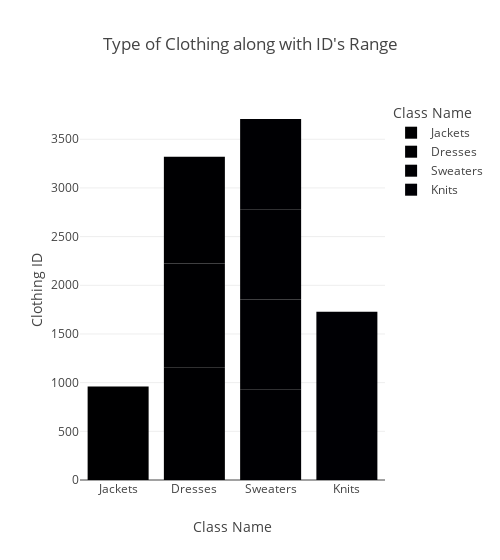

The notebook cell saved with this chart:
### Code cell
px.bar(tp_list,x='Class Name',y='Clothing ID',
       title="Type of Clothing along with ID's Range",
       hover_data=['Class Name', 'Clothing ID'],
       width=500,
       color='Class Name')

### Figure 1 — Plotly figure (JSON) as saved in the notebook; plotly's stock layout.template omitted (floating-point values rounded to 4 significant figures)
{"data": [{"alignmentgroup": "True", "hovertemplate": "Class Name=%{x}<br>Clothing ID=%{y}<extra></extra>", "legendgroup": "Jackets", "marker": {"color": "#000001", "pattern": {"shape": ""}}, "name": "Jackets", "offsetgroup": "Jackets", "orientation": "v", "showlegend": true, "textposition": "auto", "type": "bar", "x": ["Jackets"], "xaxis": "x", "y": [960], "yaxis": "y"}, {"alignmentgroup": "True", "hovertemplate": "Class Name=%{x}<br>Clothing ID=%{y}<extra></extra>", "legendgroup": "Dresses", "marker": {"color": "#000002", "pattern": {"shape": ""}}, "name": "Dresses", "offsetgroup": "Dresses", "orientation": "v", "showlegend": true, "textposition": "auto", "type": "bar", "x": ["Dresses", "Dresses", "Dresses"], "xaxis": "x", "y": [1153, 1072, 1094], "yaxis": "y"}, {"alignmentgroup": "True", "hovertemplate": "Class Name=%{x}<br>Clothing ID=%{y}<extra></extra>", "legendgroup": "Sweaters", "marker": {"color": "#000003", "pattern": {"shape": ""}}, "name": "Sweaters", "offsetgroup": "Sweaters", "orientation": "v", "showlegend": true, "textposition": "auto", "type": "bar", "x": ["Sweaters", "Sweaters", "Sweaters", "Sweaters"], "xaxis": "x", "y": [927, 927, 927, 927], "yaxis": "y"}, {"alignmentgroup": "True", "hovertemplate": "Class Name=%{x}<br>Clothing ID=%{y}<extra></extra>", "legendgroup": "Knits", "marker": {"color": "#000004", "pattern": {"shape": ""}}, "name": "Knits", "offsetgroup": "Knits", "orientation": "v", "showlegend": true, "textposition": "auto", "type": "bar", "x": ["Knits", "Knits"], "xaxis": "x", "y": [864, 864], "yaxis": "y"}], "layout": {"barmode": "relative", "legend": {"title": {"text": "Class Name"}, "tracegroupgap": 0}, "title": {"text": "Type of Clothing along with ID's Range"}, "width": 500, "xaxis": {"anchor": "y", "categoryarray": ["Jackets", "Dresses", "Sweaters", "Knits"], "categoryorder": "array", "domain": [0, 1], "title": {"text": "Class Name"}}, "yaxis": {"anchor": "x", "domain": [0, 1], "title": {"text": "Clothing ID"}}}}
